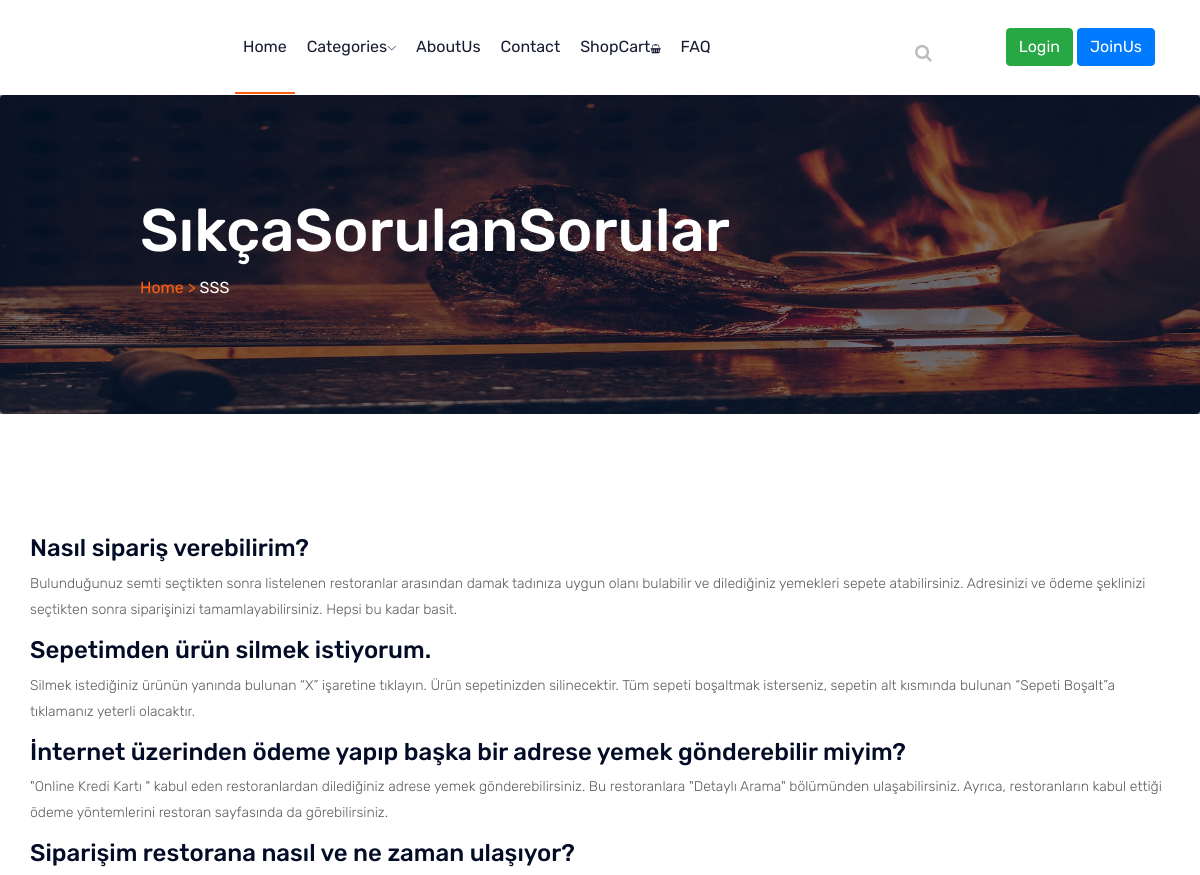
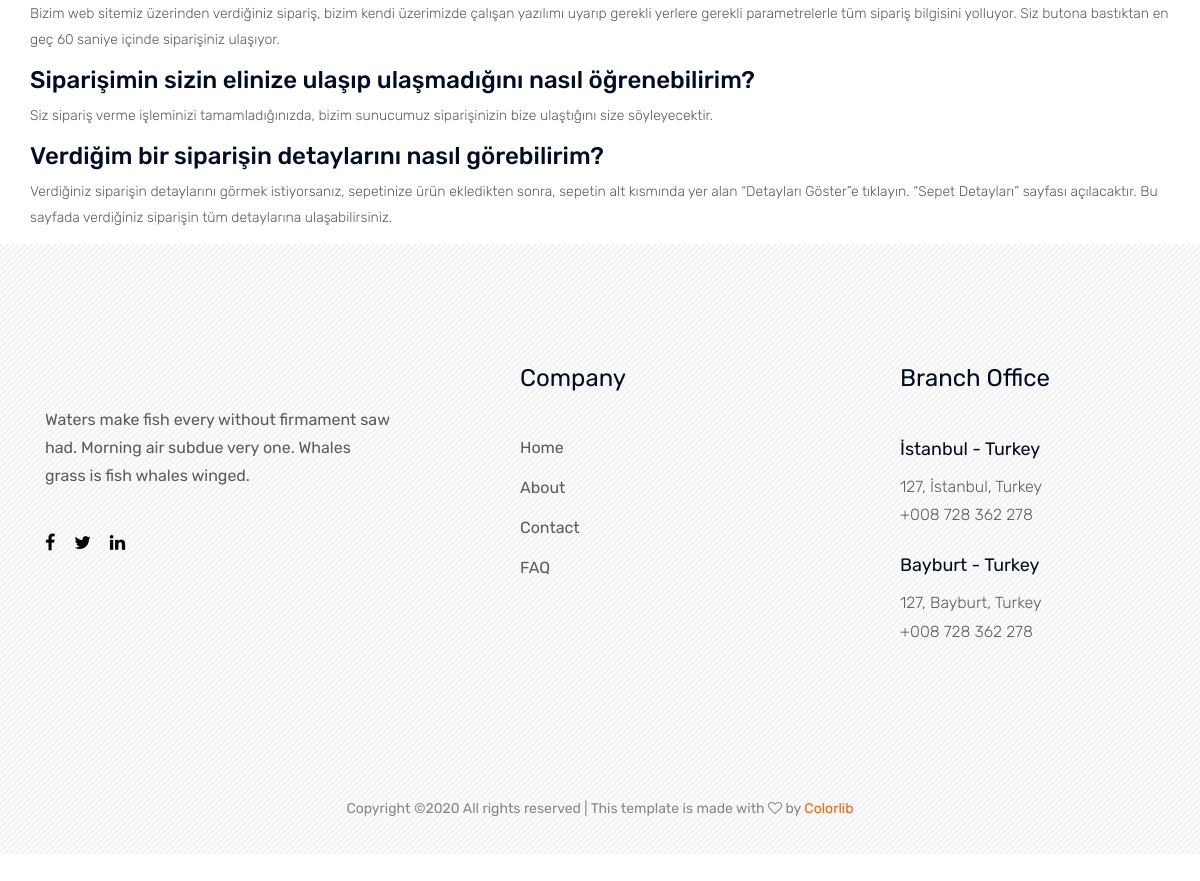
Screenshot of /faq/ with the database file from the repository (2 pictures, top to bottom).
### home/models.py (models this page shows, shortened)
class FAQ(models.Model):
    STATUS = (
        ('True', 'Evet'),
        ('False', 'Hayır'),
    )
    ordernumber = models.IntegerField()
    question = models.CharField(max_length=150)
    answer = models.TextField()
    status = models.CharField(max_length=10, choices=STATUS)
    created_at = models.DateTimeField(auto_now_add=True)
    updated_at = models.DateTimeField(auto_now=True)

### home/views.py (the view)
# urls.py: path('faq/',views.faq, name='faq')
def faq(request):
    category = Category.objects.all()
    faq = FAQ.objects.all().order_by('ordernumber')
    context = {
        'category': category,
        'faq':faq
    }
    return render(request, 'faq.html', context)

### home/templates/faq.html (shortened to what this page needs)
{% extends "homebase.html" %}
{% block head%}
    <link rel="stylesheet" href="//code.jquery.com/ui/1.12.1/themes/base/jquery-ui.css">
{% endblock %}
{% block content %}
    <section class="breadcrumb breadcrumb_bg banner-bg-1 overlay2 ptb200">
        <div class="container">
            <div class="row">
                <div class="col-lg-7 offset-lg-1">
                    <div class="breadcrumb_iner">
                        <div class="breadcrumb_iner_item">
                            <h2>SıkçaSorulanSorular</h2>
                            <p> <a href="/">Home ></a> SSS</p>
                        </div>
                    </div>
                </div>
            </div>
        </div>
    </section>
    <div class="service-area">
        <div class="container">
            <div class="row">
                <div id="accordion">
                    {% for rs in faq %}
                        <h3>{{rs.question}}</h3>
                        <div>
                            <p>
                                {{ rs.answer }}
                            </p>
                        </div>
                    {% endfor %}
                </div>
            </div>
        </div>
{% endblock %}

### home/templates/faq.html (style rules this page uses)
.banner-bg-1 { background-image: url("../../uploads/images/banner.jpg"); }

### rows the page displays
FAQ: question "Nasıl sipariş verebilirim?", answer "Bulunduğunuz semti seçtikten sonra listelenen restoranlar arasından damak tadınıza uygun olanı bulabilir ve dilediğiniz yemekleri sepete atabilirsiniz. Adresinizi ve ödeme şeklinizi seçtikten sonra siparişinizi tamamlayabilirsiniz. Hepsi bu kadar basit."
FAQ: question "Sepetimden ürün silmek istiyorum.", answer "Silmek istediğiniz ürünün yanında bulunan “X” işaretine tıklayın. Ürün sepetinizden silinecektir. Tüm sepeti boşaltmak isterseniz, sepetin alt kısmında bulunan “Sepeti Boşalt”a tıklamanız yeterli olacaktır."
FAQ: question "İnternet üzerinden ödeme yapıp başka bir adrese yemek gönderebilir miyim?", answer "\"Online Kredi Kartı \" kabul eden restoranlardan dilediğiniz adrese yemek gönderebilirsiniz. Bu restoranlara \"Detaylı Arama\" bölümünden ulaşabilirsiniz. Ayrıca, restoranların kabul ettiği ödeme yöntemlerini restoran sayfasında da görebilirsiniz."
FAQ: question "Siparişim restorana nasıl ve ne zaman ulaşıyor?", answer "Bizim web sitemiz üzerinden verdiğiniz sipariş, bizim kendi üzerimizde çalışan yazılımı uyarıp gerekli yerlere gerekli parametrelerle tüm sipariş bilgisini yolluyor. Siz butona bastıktan en geç 60 saniye içinde siparişiniz ulaşıyor."
FAQ: question "Siparişimin sizin elinize ulaşıp ulaşmadığını nasıl öğrenebilirim?", answer "Siz sipariş verme işleminizi tamamladığınızda, bizim sunucumuz siparişinizin bize ulaştığını size söyleyecektir."
FAQ: question "Verdiğim bir siparişin detaylarını nasıl görebilirim?", answer "Verdiğiniz siparişin detaylarını görmek istiyorsanız, sepetinize ürün ekledikten sonra, sepetin alt kısmında yer alan “Detayları Göster”e tıklayın. “Sepet Detayları” sayfası açılacaktır. Bu sayfada verdiğiniz siparişin tüm detaylarına ulaşabilirsiniz."
